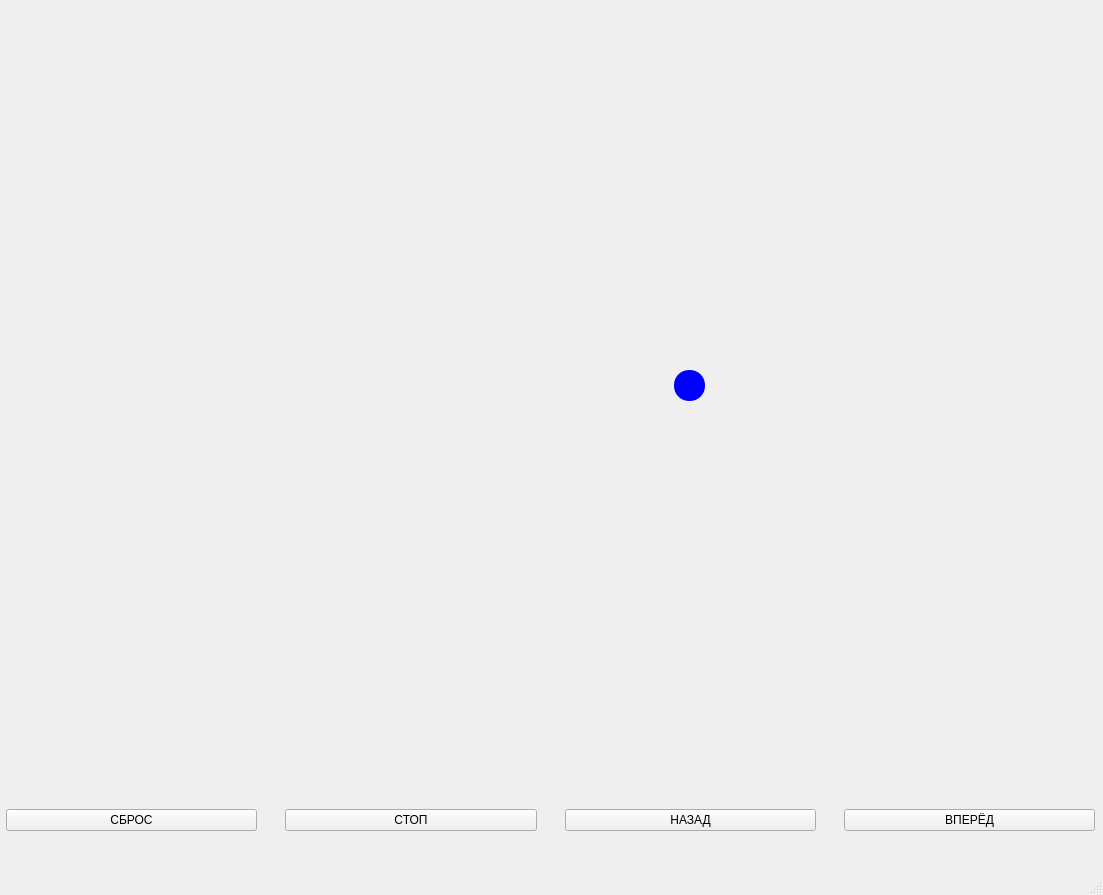
<?xml version="1.0" encoding="UTF-8"?>
<ui version="4.0">
 <class>MainWindow</class>
 <widget class="QMainWindow" name="MainWindow">
  <property name="geometry">
   <rect>
    <x>0</x>
    <y>0</y>
    <width>1103</width>
    <height>895</height>
   </rect>
  </property>
  <property name="windowTitle">
   <string>MainWindow</string>
  </property>
  <widget class="QWidget" name="centralwidget">
   <widget class="QWidget" name="horizontalLayoutWidget">
    <property name="geometry">
     <rect>
      <x>-10</x>
      <y>780</y>
      <width>1121</width>
      <height>81</height>
     </rect>
    </property>
    <layout class="QHBoxLayout" name="horizontalLayout">
     <property name="spacing">
      <number>28</number>
     </property>
     <property name="leftMargin">
      <number>16</number>
     </property>
     <property name="rightMargin">
      <number>16</number>
     </property>
     <item>
      <widget class="QPushButton" name="reset">
       <property name="text">
        <string>СБРОС</string>
       </property>
      </widget>
     </item>
     <item>
      <widget class="QPushButton" name="stop">
       <property name="text">
        <string>СТОП</string>
       </property>
      </widget>
     </item>
     <item>
      <widget class="QPushButton" name="down">
       <property name="text">
        <string>НАЗАД</string>
       </property>
      </widget>
     </item>
     <item>
      <widget class="QPushButton" name="up">
       <property name="text">
        <string>ВПЕРЁД</string>
       </property>
      </widget>
     </item>
    </layout>
   </widget>
   <widget class="QPushButton" name="earth">
    <property name="geometry">
     <rect>
      <x>674</x>
      <y>370</y>
      <width>31</width>
      <height>31</height>
     </rect>
    </property>
    <property name="styleSheet">
     <string notr="true">border-radius: 15px; 
background-color: rgb(0, 0, 255);</string>
    </property>
    <property name="text">
     <string/>
    </property>
    <property name="iconSize">
     <size>
      <width>16</width>
      <height>16</height>
     </size>
    </property>
   </widget>
  </widget>
  <widget class="QMenuBar" name="menubar">
   <property name="geometry">
    <rect>
     <x>0</x>
     <y>0</y>
     <width>1103</width>
     <height>21</height>
    </rect>
   </property>
  </widget>
  <widget class="QStatusBar" name="statusbar"/>
 </widget>
 <resources/>
 <connections/>
</ui>
